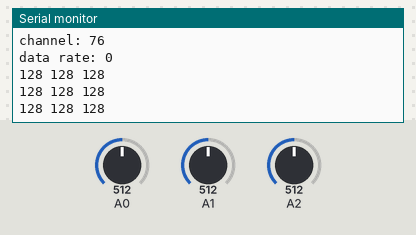
This sketch was run on a simulated Arduino Uno, built with avr-gcc and run on an emulated ATmega328P. Parts: the last lines printed to the serial monitor. The test bench sets the inputs (shaded band); at power-on: A0 = 512, A1 = 512, A2 = 512. No radio packets arrive unless stated.

Above: at 1.2 s.
1.3 s: A0 set to 716
At 1.67 s:
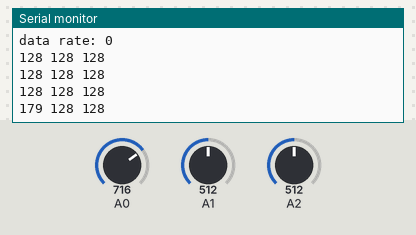
2.8 s: A1 set to 716
At 3.11 s:
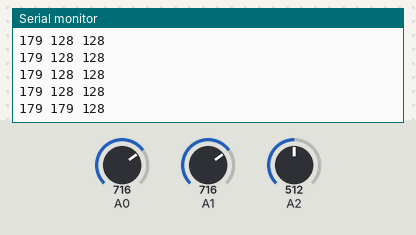
4.3 s: A2 set to 716
At 4.54 s:
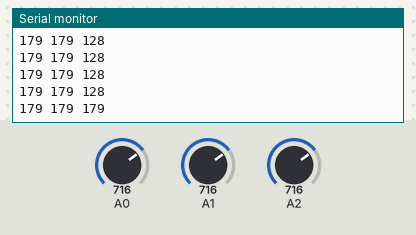
5.8 s: A0 set to 900
At 5.98 s:
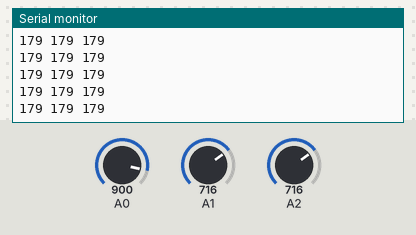
7.3 s: A1 set to 900
At 7.42 s:
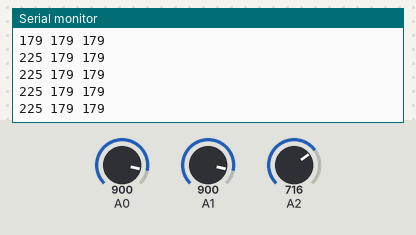
8.8 s: A2 set to 900
At 8.85 s:
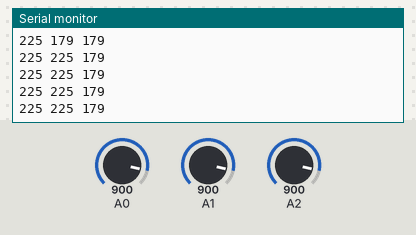
Timing chart, 0 to 11.3 s (numbered marks = the images above; inputs shaded):
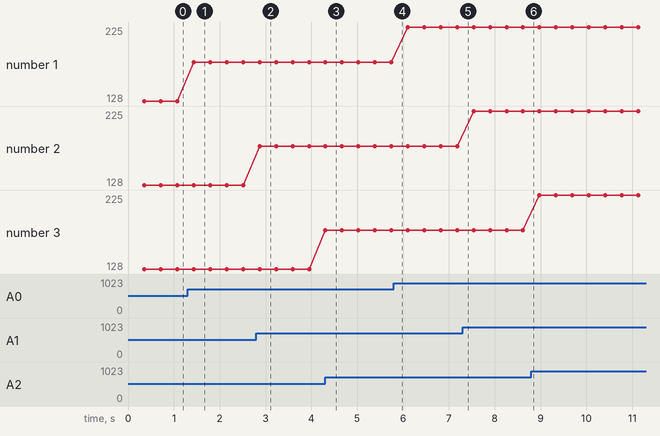

Measured:
- after the input at 1.3 s, the serial monitor: prints a new line after 0.14 s (image 1)
- after the input at 2.8 s, the serial monitor: prints a new line after 0.07 s (image 2)
- after the input at 4.3 s, the serial monitor: prints a new line at once (image 3)
- plotted number 1: 128 → 179 after the input at 1.3 s, 179 → 225 after the input at 5.8 s

The sketch:

ArduPlaneTrans.ino
```cpp
#include <SPI.h>
#include <nRF24L01.h>
#include <RF24.h>
#include <printf.h>

#define ADC_PORT C
#define PIN_PORT(x) sPIN_PORT(x)
#define sPIN_PORT(x) (DDR##x)

typedef struct{
   uint8_t spd;
   uint8_t srv1;
   uint8_t srv2;
} Bird_msg;

RF24 radio(7, 8); // CE, CSN
const uint64_t pipe = 0xE8E8F0F0E1LL;
volatile uint8_t intCnt = 0;
Bird_msg msg;

void timer2init(void){
  TCCR2B |= (1 << CS22) | (1 << CS21)| (1 << CS20); // presc 1024; f = 16khz
  TIMSK2 |= (1<<TOIE2); // ovf int enable //int f=60hz
}

void adc_init(int channels){
  ADMUX = 0;
  ADMUX |= ( 1<<REFS0 ) | (1<<ADLAR);//Vref - Vcc, left adjust result
  ADCSRA = 0;
  ADCSRA |= ( 1<<ADEN )|( 1<<ADPS0 )|( 1<<ADPS1 ); //ADC on, 2 prescaler
  //pomiary na kanale A0
  PIN_PORT(ADC_PORT) &= ~(1<<channels);
}

inline void meas(uint8_t channel){
  ADMUX = (ADMUX & 0xF8)|channel;
  ADCSRA |= (1<<ADSC);// measure start
  while( ADCSRA & (1<<ADSC) ); // wait for meas to complete
}

void setup() {
  Serial.begin(115200);
  adc_init(0);
  timer2init();
  sei();

  radio.begin();
  radio.openWritingPipe(pipe);
  radio.setPALevel(RF24_PA_MIN);
  radio.setDataRate(RF24_250KBPS);
  radio.printDetails();
  radio.stopListening();
  Serial.print("channel: " );
  Serial.println(radio.getChannel());
    Serial.print("data rate: " );
  Serial.println(radio.getDataRate());
}
void loop() {
}

//without if block, nrf for some reason sends only single packet and stops
//to make it work faster maybe changing interrupt freq will help
ISR(TIMER2_OVF_vect){
  if(intCnt++ < 10)
    return;
  intCnt = 0;

  meas(0);
  meas(0);
  msg.spd = ADCH;

  meas(1);
  meas(1);
  msg.srv1 = ADCH;

  meas(2);
  meas(2);
  msg.srv2 = ADCH;

  radio.writeFast(&msg, sizeof(msg));

  Serial.print(msg.spd);Serial.print(" ");
  Serial.print(msg.srv1);Serial.print(" ");
  Serial.println(msg.srv2);
}
```
